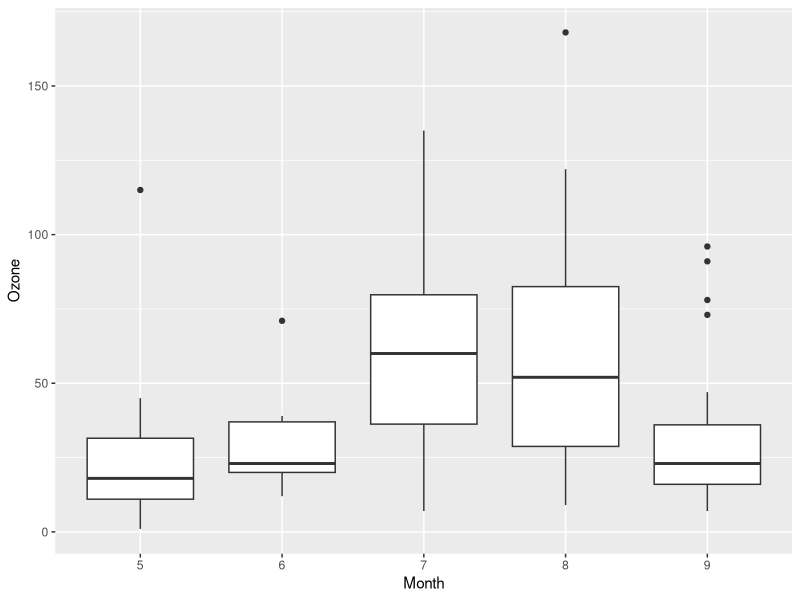
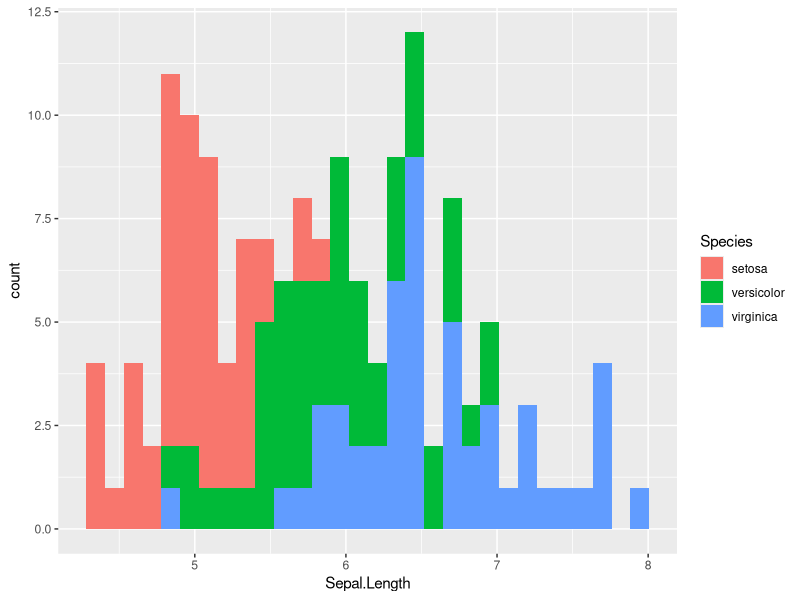

R code for these plots, in order:
aq <- airquality

library(ggplot2)

aq$Month <- factor(aq$Month, c('5', '6', '7', '8', '9'))

str(aq)

ggplot(aq, aes(x = Month, y = Ozone))+
  geom_boxplot()

plot1 <- ggplot(mtcars, aes(x = mpg, y = disp, color = hp))+
  geom_point()

str(iris)
ggplot(iris, aes(x = Sepal.Length, fill = Species))+
  geom_histogram()


